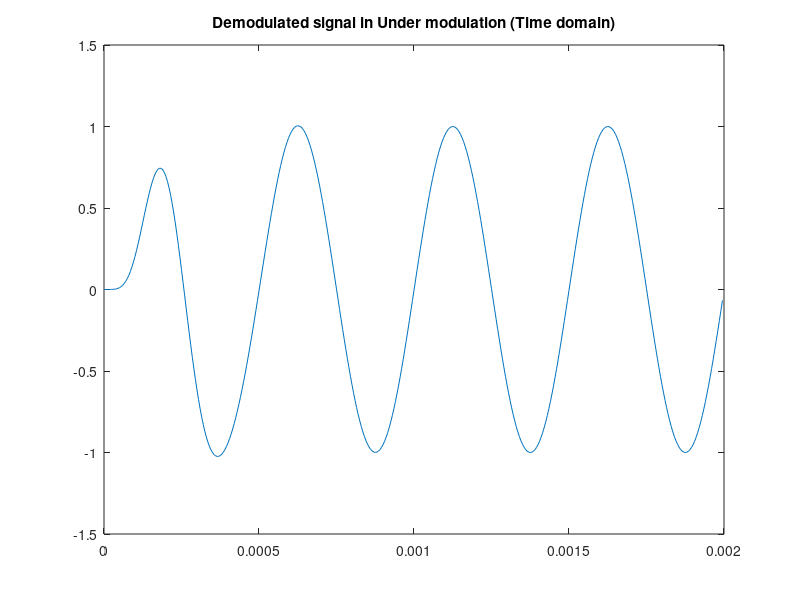
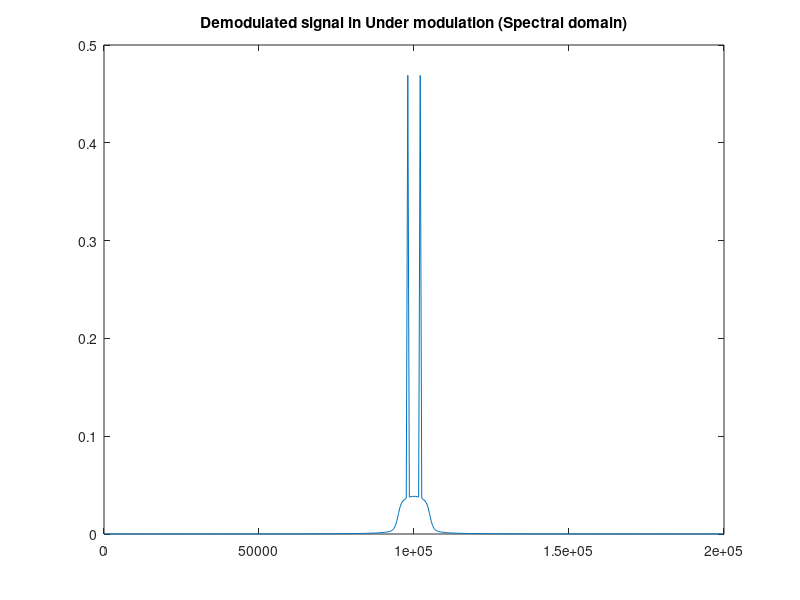
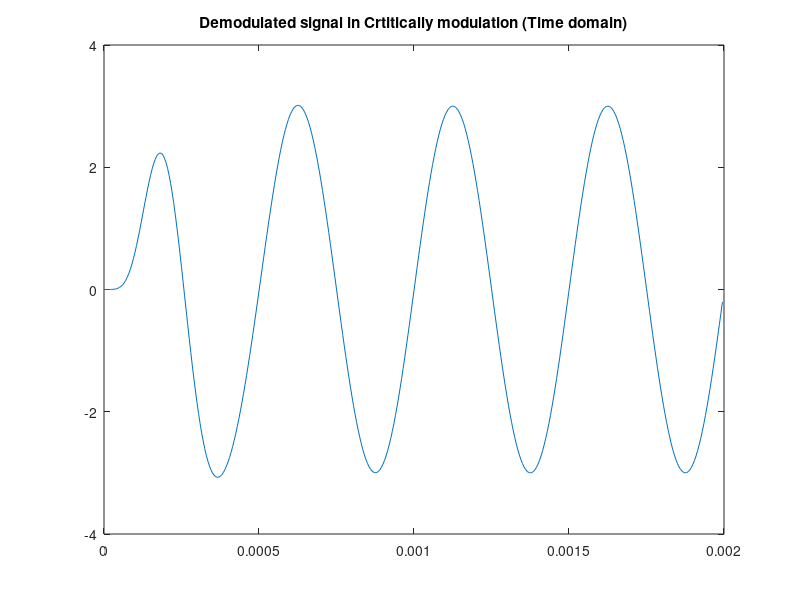
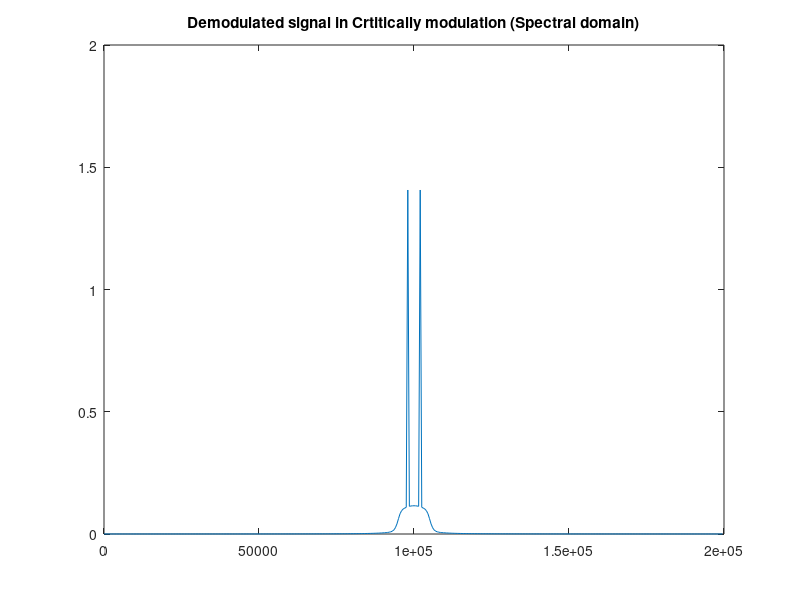

Recreate these plots in MATLAB, in order.
clear;
clc;
close all;

Fs = 200*1000;
T = 1/Fs;
L = 400;
t = (0:L-1)*T;

m = cos(2*pi*2000*t);
c = 3*cos(2*pi*100000*t);
[b, a] = butter(6, 5000*2/Fs);

% Under Modulated
y = (3 + m).*(c/3);

r = abs(y)-3;

dms = filter(b, a, r);
figure(1); plot(t, dms);
title('Demodulated signal in Under modulation (Time domain)');

DMS = fft(dms);
DMS = fftshift(DMS);
P2 = abs(DMS/L);
P1 = P2(1:L/2+1);
P1(2:end-1) = 2*P1(2:end-1);

f = Fs*(0:(L-1))/L;
figure(2); plot(f, P2);
title('Demodulated signal in Under modulation (Spectral domain)');

%Crtitically Modulated
y = (3 + 3*m).*(c/3);

r = abs(y)-3;
% fft

dms = filter(b, a, r);
figure(3); plot(t, dms);
title('Demodulated signal in Crtitically modulation (Time domain)');

DMS = fft(dms);
DMS = fftshift(DMS);
P2 = abs(DMS/L);
P1 = P2(1:L/2+1);
P1(2:end-1) = 2*P1(2:end-1);

f = Fs*(0:(L-1))/L;
figure(4); plot(f, P2);
title('Demodulated signal in Crtitically modulation (Spectral domain)');

%over modulated
y = (3 + 4*m).*(c/3);

r = abs(y)-3;
% fft

dms = filter(b, a, r);
figure(5); plot(t, dms);
title('Demodulated signal in overmodulation (Time domain)');

DMS = fft(dms);
DMS = fftshift(DMS);
P2 = abs(DMS/L);
P1 = P2(1:L/2+1);
P1(2:end-1) = 2*P1(2:end-1);

f = Fs*(0:(L-1))/L;
figure(6); plot(f, P2);
title('Demodulated signal in overmodulation (Spectral domain)');